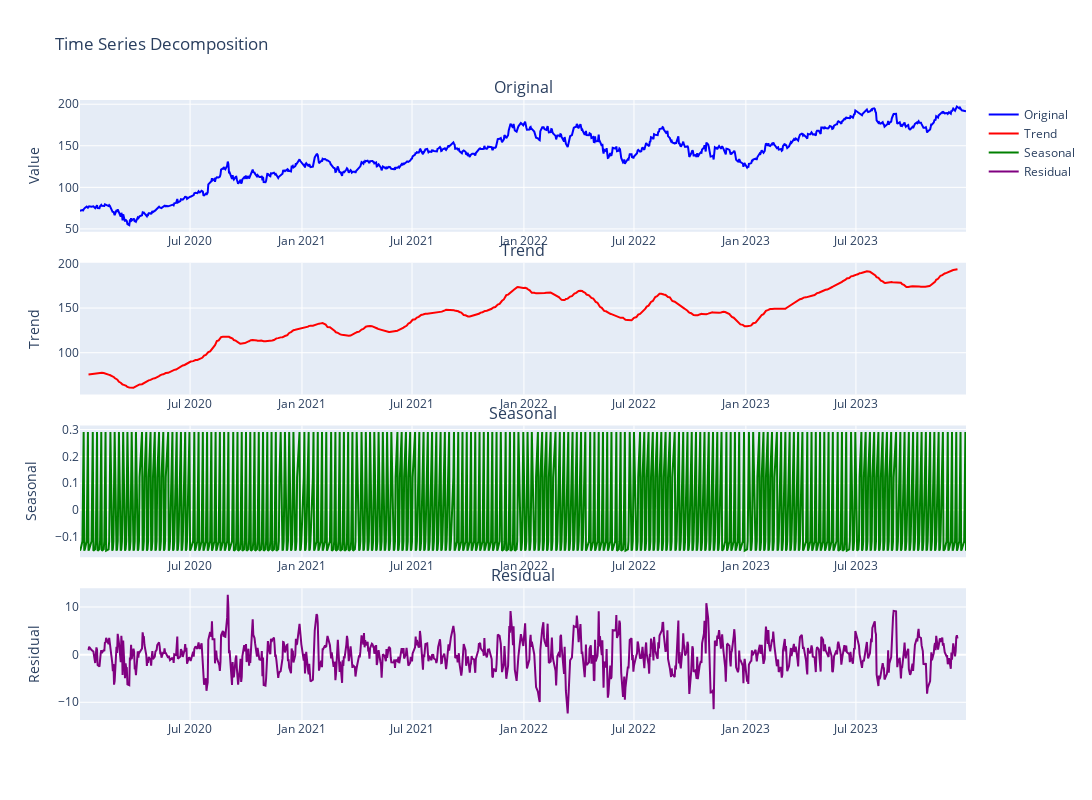

The cell this chart's notebook holds for it:
### Markdown cell above
## 2. Basic Time Series Analysis
Let's analyze the components of our time series using decomposition.

### Code cell
# Initialize analyzer with configuration
config = TimeseriesConfig(
    decomposition_method='additive',
    seasonal_periods=[5, 21, 63, 252]  # Daily, Weekly, Monthly, Yearly
)
analyzer = TimeseriesAnalysis(data, config)

# Decompose the time series using daily seasonality (5 trading days)
decomposition = analyzer.decompose('Close', period=5)  # Using 5 for weekly trading pattern

# You can also analyze monthly seasonality
monthly_decomposition = analyzer.decompose('Close', period=21)  # Using 21 for monthly trading pattern

# Initialize visualizer
viz = TimeseriesVisualizer(analyzer)

# Plot decomposition
decomp_fig = viz.plot_decomposition('Close')
decomp_fig.show()

# Check for stationarity
stationarity = analyzer.analyze_stationarity('Close')
print("\nStationarity Analysis:")
print(f"ADF Test p-value: {stationarity['adf_test']['p_value']:.4f}")
print(f"Is stationary? {stationarity['adf_test']['is_stationary']}")

### Figure 1 — Plotly figure (JSON) as saved in the notebook; plotly's stock layout.template omitted (floating-point values rounded to 4 significant figures; data arrays with more than 128 entries replaced by an {"elided": "..."} marker saying what was removed)
{"data": [{"line": {"color": "blue"}, "name": "Original", "type": "scatter", "x": {"elided": "1006 str values"}, "xaxis": "x", "y": {"elided": "1006 float values"}, "yaxis": "y"}, {"line": {"color": "red"}, "name": "Trend", "type": "scatter", "x": {"elided": "1006 str values"}, "xaxis": "x2", "y": {"elided": "1006 float values"}, "yaxis": "y2"}, {"line": {"color": "green"}, "name": "Seasonal", "type": "scatter", "x": {"elided": "1006 str values"}, "xaxis": "x3", "y": {"elided": "1006 float values"}, "yaxis": "y3"}, {"line": {"color": "purple"}, "name": "Residual", "type": "scatter", "x": {"elided": "1006 str values"}, "xaxis": "x4", "y": {"elided": "1006 float values"}, "yaxis": "y4"}], "layout": {"annotations": [{"font": {"size": 16}, "showarrow": false, "text": "Original", "x": 0.5, "xanchor": "center", "xref": "paper", "y": 1, "yanchor": "bottom", "yref": "paper"}, {"font": {"size": 16}, "showarrow": false, "text": "Trend", "x": 0.5, "xanchor": "center", "xref": "paper", "y": 0.7375, "yanchor": "bottom", "yref": "paper"}, {"font": {"size": 16}, "showarrow": false, "text": "Seasonal", "x": 0.5, "xanchor": "center", "xref": "paper", "y": 0.475, "yanchor": "bottom", "yref": "paper"}, {"font": {"size": 16}, "showarrow": false, "text": "Residual", "x": 0.5, "xanchor": "center", "xref": "paper", "y": 0.2125, "yanchor": "bottom", "yref": "paper"}], "height": 800, "showlegend": true, "title": {"text": "Time Series Decomposition"}, "width": 1200, "xaxis": {"anchor": "y", "domain": [0, 1]}, "xaxis2": {"anchor": "y2", "domain": [0, 1]}, "xaxis3": {"anchor": "y3", "domain": [0, 1]}, "xaxis4": {"anchor": "y4", "domain": [0, 1]}, "yaxis": {"anchor": "x", "domain": [0.7875, 1], "title": {"text": "Value"}}, "yaxis2": {"anchor": "x2", "domain": [0.525, 0.7375], "title": {"text": "Trend"}}, "yaxis3": {"anchor": "x3", "domain": [0.2625, 0.475], "title": {"text": "Seasonal"}}, "yaxis4": {"anchor": "x4", "domain": [0, 0.2125], "title": {"text": "Residual"}}}}
